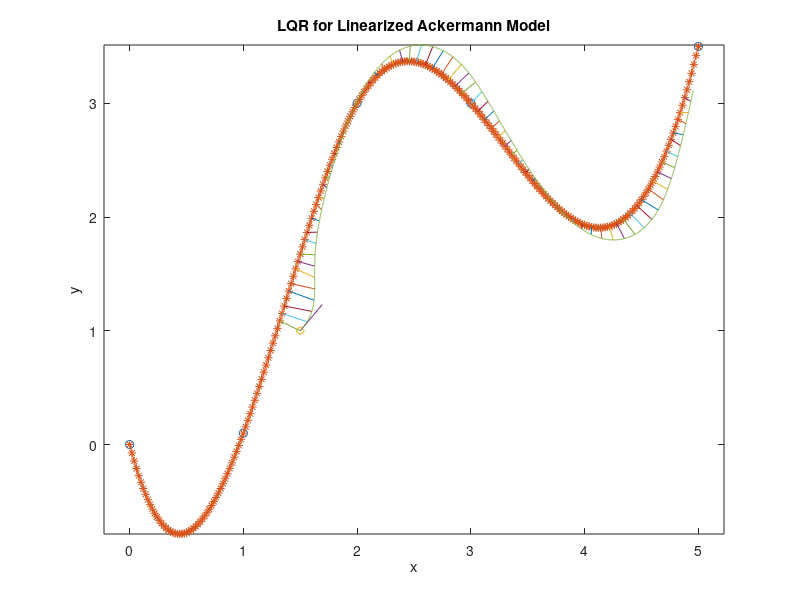
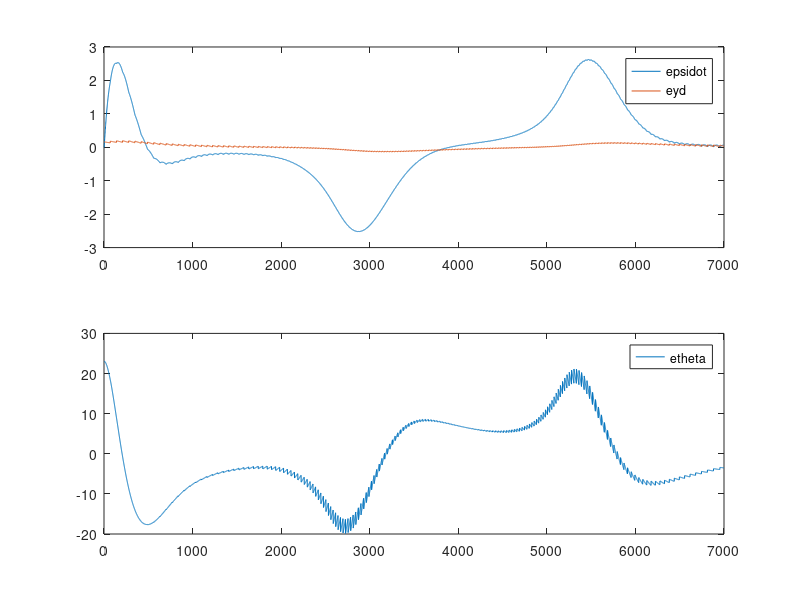
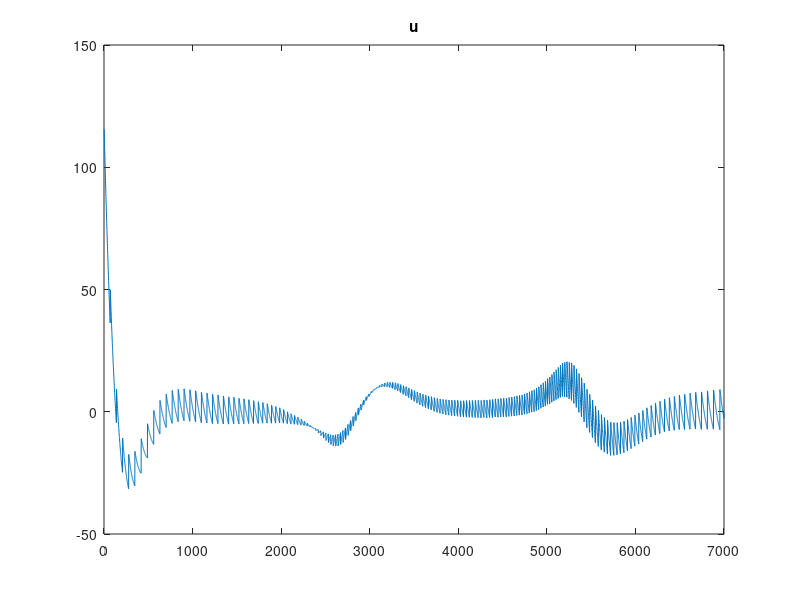

MATLAB code to generate these figures, in order:
%simulation einer beliebigen trajektorie

%definition durch spline:
clear all 
close all


x = [0,1,2,3,5];
y = [0,0.1,3,3,3.5];
pathxx = 0:.02:5;
pathyy = spline(x,y,pathxx);
%pathyy = linspace(1,5,length(pathxx));
plot(x,y,'o',pathxx,pathyy,'-*')
hold on 


x0=[1.5,1.0,50/180*pi];
ori = x0(1:2)+[cos(x0(3)), sin(x0(3))]*0.3; 
plot(x0(1),x0(2), 'd',[x0(1) ori(1)], [x0(2) ori(2)]);

axis equal

title('LQR for Linearized Ackermann Model')
xlabel('x')
ylabel('y')



%disp 'winkel nähester abschnitt'
%xn(3)/pi*180

%plot(xn(1),xn(2), 'd', 'MarkerSize',5,'markerfacecolor','b')



%%%%%%%%%%%%%%%% Regler
%systemmatrix

a22=0.001;

v= 1;

A = [a22/v 0   0;
     -1    0   0;
      0    v   0];

b2 = 22;

B= [b2; 0 ; 0];

%eingangsmatrix

%realer lenkwinkel
delta_l = 30/180*pi;

%simulationsschritte
nsim = 7000;

xposdot = zeros(nsim,1);
yposdot = zeros(nsim,1);
xpos = zeros(nsim,1);
ypos = zeros(nsim,1);

psi = zeros(nsim,1);
psidot = zeros(nsim,1);
psidotdot = zeros(nsim,1);

thetad = zeros(nsim,1);
thetaddot = zeros(nsim,1);

yd = zeros(nsim,1);

x = zeros(3,nsim);
xdot = zeros(3,nsim);


dt= 0.001;

Q=[0  0 0;
    0  100 0;
    0 0  800];

R=30;
 
 
[K,S,e] = lqr(A,B,Q,R,zeros(3,1));
K
u = zeros(1,nsim);
xd = zeros(3,nsim);

xpos(1)=x0(1);
ypos(1)=x0(2);
psi(1) = x0(3);

x(2,1)=x0(3);

v=1;


for t = 1:nsim-1

    xposdot(t) = v*cos(psi(t));
    yposdot(t) = v*sin(psi(t));

    xpos(t+1)= xpos(t)+ xposdot(t)*dt;
    ypos(t+1)= ypos(t)+ yposdot(t)*dt;

    %u=delta_l;  %% konstanter lenkwinkel
    %geregelter lenkwinkel:

    %berechne nähesten punkt:

    l= zeros(1,length(pathxx));

    for i=1:length(pathxx)
        l(i)= sqrt( (pathxx(i)-xpos(t))^2 + (pathyy(i)-ypos(t))^2);
    end

    [~, min_index] = min(l);
    xn(1:2) = [pathxx(min_index),pathyy(min_index)];
    xnn(1:2) = [pathxx(min_index+1),pathyy(min_index+1)];
    xn(3) = atan2(xnn(2)-xn(2),xnn(1)-xn(1));
    xn(3)
     
    %lotf = [cos(xn(3)+90), sin(xn(3)+90)];
    lotf = [cos(xn(3)+pi/4), sin(xn(3)+pi/4)];
    
    verb_vek = xn(1:2)- [xpos(t),ypos(t)];  %verbinungsvektor
    lateral_d = lotf*verb_vek';
    
    if t==1
        xd(:,t) = [psidot(t),xn(3) - psi(t),lateral_d];
    else
        xd(:,t) = [psidot(t-1),xn(3) - psi(t),lateral_d];
    end
    
    if mod(t-1,100)==0
        plot([xpos(t),xn(1)],[ypos(t),xn(2)]);
    end
    
    
    e(:,t) = xd(:,t);
    u(t) = -K*e(:,t);

    xdot(:,t) = A*x(:,t) + B*u(t);
    %xdot(:,t) = A*x(:,t) + B*u;
    x(:,t+1) = x(:,t) + xdot(:,t) * dt;

    psidotdot(t) = xdot(1,t);
    psidot(t) = x(1,t);
    thetad(t) = x(2,t);
    yd(t) = x(3,t);

    psi(t+1) = psi(t) + psidot(t)*dt;
     
end

 
plot(xpos,ypos)



figure
subplot(2,1,1)
plot(1:nsim-1,e(1,:),1:nsim-1,e(3,:))
legend('epsidot','eyd')

subplot(2,1,2)
plot(1:nsim-1,e(2,:)*180/pi)
legend('etheta')



figure
plot(u/pi*180)
title u


    












